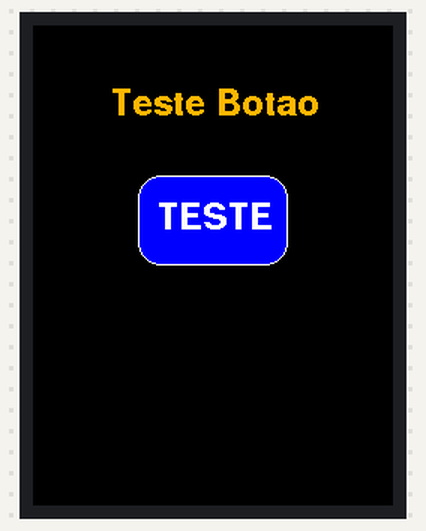
A program run on a simulated ESP32. On the bench: 240×320 colour display. Storage starts empty.

Above: at 0.4 s.

The program:

main.cpp
```cpp
/*===========================================================
    Exemplo Simples de como trabalhar com um botão touch screen
  no display TFT. Para mais informações ler README.md
=============================================================*/

//================== --- Bibliotecas --- =====================
#include "FS.h"
#include <Arduino.h>
#include <SPI.h>
#include "TFT_eSPI.h"

//============== --- Instância de Classe --- ==================

TFT_eSPI tft = TFT_eSPI();

TFT_eSPI_Button botao;

//============== --- Configurações Touch --- ==================

//Cria um arquivo no SPIFFS que armazena a ultima calibração do touch
#define CALIBRATION_FILE "/TouchCalData1"

//Define se a calibração deve ser realizada a cada reinicialização
    //false -> calibra toda vez ou touch
    // true -> calibra uma única vez e salva no SPIFFS
#define REPEAT_CAL false

//=============== --- Prototipos Funções --- ===================

void touch_calibrate();

//====================== --- Setup --- =========================
void setup()
{
  Serial.begin(115200);

  //Inicia a tela TFT
  tft.init();

  //Define a rotação da tela
  tft.setRotation(0);

  //Chama a função de calibragem do touch
  touch_calibrate();

  //Derfine a cor de fundo
  tft.fillScreen(TFT_BLACK);

  //Centraliza o conteúdo
  tft.setTextDatum(MC_DATUM);

  //Configura e exibe texto na tela
  tft.setTextColor(TFT_ORANGE);
  tft.setFreeFont(&FreeSansBold12pt7b);
  tft.drawString("Teste Botao", 120, 50);

  //Cria o botão
  botao.initButton(&tft, 120, 130, 100, 60, TFT_WHITE, TFT_BLUE, TFT_WHITE, "TESTE", 1);
  botao.drawButton();

}

//====================== --- Loop --- =========================

void loop()
{
  //Armazena qual a cordenada foi tocada
  uint16_t t_x = 0,
           t_y = 0;

  //booleano pressionado recebe true se detectar um toque na tela
    //A função getTouch também "retorna" as coordenadas x e y
    //onde o toque ocorreu
    //(modifica a variável apontada t_x e t_y neste caso)
  bool botaoPress = tft.getTouch(&t_x, &t_y);

  //Identificando se o o botão foi pressionado
  if(botaoPress && botao.contains(t_x, t_y))
  {
    botao.press(true); //A tecla foi pressionada

    //justPresset() verifica se o botão foi pressionado recentemente
    if(botao.justPressed())
    {
      //Inverte a cor do botão, para indicar que ele foi pressionado
      botao.drawButton(true);
    }

    Serial.println("O botao foi pressionado!");

    //Cor e fonte do texto
    tft.setTextColor(TFT_RED);
    tft.setFreeFont(&FreeSans9pt7b);

    //Imprime na tela que o botão foi pressionado
    tft.drawString("O botao foi pressionado!", 120, 200);

    delay(2000);

    //Apaga o texto
    tft.fillRect(0, 195, 240, 205, TFT_BLACK);
  }
  else
    //Houve um toque na tela mas não foi no botão
    botao.press(false);

  //justRealesed() verifica se o botão foi "despressionado"
  if(botao.justReleased())
  {
    //Retorna o botão para a cor original
    botao.drawButton();
  }
}

//====================== --- Funções --- =========================

//Esta é uma função da pópria biblioteca responsável por calibrar o touch
void touch_calibrate()
{
  uint16_t calData[5];
  uint8_t calDataOK = 0;

  // check file system exists
  if (!SPIFFS.begin()) {
    Serial.println("formatting file system");
    SPIFFS.format();
    SPIFFS.begin();
  }

  // check if calibration file exists and size is correct
  if (SPIFFS.exists(CALIBRATION_FILE)) {
    if (REPEAT_CAL)
    {
      // Delete if we want to re-calibrate
      SPIFFS.remove(CALIBRATION_FILE);
    }
    else
    {
      File f = SPIFFS.open(CALIBRATION_FILE, "r");
      if (f) {
        if (f.readBytes((char *)calData, 14) == 14)
          calDataOK = 1;
        f.close();
      }
    }
  }

  if (calDataOK && !REPEAT_CAL) {
    // calibration data valid
    tft.setTouch(calData);
  } else {
    // data not valid so recalibrate
    tft.fillScreen(TFT_BLACK);
    tft.setCursor(20, 0);
    tft.setTextFont(2);
    tft.setTextSize(1);
    tft.setTextColor(TFT_WHITE, TFT_BLACK);

    tft.println("Touch corners as indicated");

    tft.setTextFont(1);
    tft.println();

    if (REPEAT_CAL) {
      tft.setTextColor(TFT_RED, TFT_BLACK);
      tft.println("Set REPEAT_CAL to false to stop this running again!");
    }

    tft.calibrateTouch(calData, TFT_MAGENTA, TFT_BLACK, 15);

    tft.setTextColor(TFT_GREEN, TFT_BLACK);
    tft.println("Calibration complete!");

    // store data
    File f = SPIFFS.open(CALIBRATION_FILE, "w");
    if (f) {
      f.write((const unsigned char *)calData, 14);
      f.close();
    }
  }
}

//====================== --- FIM --- =========================
```
